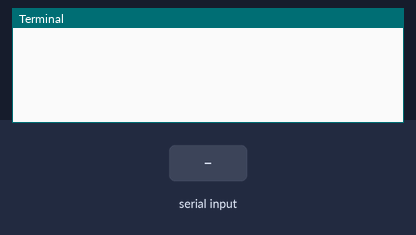
Recording of a program running on a simulated Raspberry Pi (BCM pin numbers). On the bench: the last lines printed to the terminal. The inputs (shaded band) are chosen by the test bench. Files the program writes start out absent; the camera gives no picture and a still takes 0.5 s; the run ends when the program shuts the computer down. At 8.1 s the program puts the board to deep sleep or switches it off; the recording ends there.

Above: at 5.0 s.
5.1 s: "x\n" received over the second serial link
At 6.1 s:
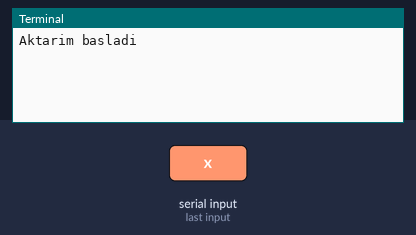
At 7.3 s:
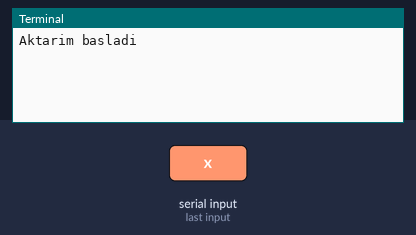

The program:

RaspberrypiW.py
```python
import picamera
import time
import numpy
import serial
import os
from PIL import Image, ImageDraw, ImageFont
Image.Image.tostring = Image.Image.tobytes


f = open("/home/pi/Desktop/Telemetri.txt",'w')
f.close()
ser = serial.Serial ("/dev/ttyS0", baudrate=9600,timeout=0.2)#Open port with baud rate
text=""
data2=""
while 1:
    text = ser.read()
    if text=='x':
           print "Aktarim basladi"
           break

# Video Resolution
VIDEO_HEIGHT = 480
VIDEO_WIDTH = 640


with picamera.PiCamera() as camera:
   camera.resolution = (VIDEO_WIDTH, VIDEO_HEIGHT)
   camera.framerate = 30
   camera.led = False
   camera.start_preview()
   camera.start_recording('T_MUY_2019_44106.h264')
   time.sleep(1)
   try:
      while True:
                  f = open("/home/pi/Desktop/Telemetri.txt",'a')
                  if ser.inWaiting() > 0:
                                   data2 = ser.read()
                                   if data2=='j':
                                          camera.stop_recording()
                                          os.system("sudo shutdown -h now")
                                   data = ser.readline()
                                   print data
                                   f.write(data)
                                   f.close()
                  camera.wait_recording(0.9)

   finally:
      camera.remove_overlay(overlay)
      camera.stop_recording()
```

Measured:
- after the input at 5.1 s, the terminal: prints a new line at once (image 1)
